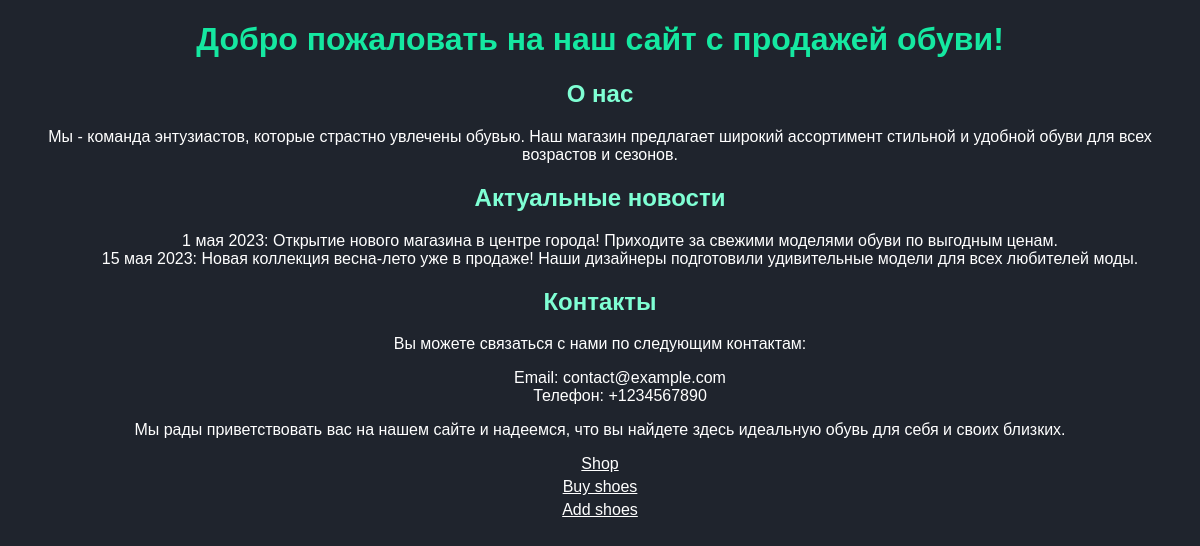
The page / on the database its author committed.
### tables this page shows
CREATE TABLE mainmenu(
id INTEGER PRIMARY KEY AUTOINCREMENT,
title TEXT NOT NULL,
url TEXT NOT NULL
);

### main.py (the view)
@app.route('/index')
@app.route('/')
def index():
    db_con = connect_db()
    dbase = DataBase(db_con)
    return render_template('index.html', title='Shoe Store', menu=dbase.get_objects('mainmenu'))

### DataBase.py (called while the page is built)
    def get_objects(self, table):
        sql = f'SELECT * FROM {table}'
        try:
            self._cur.execute(sql)
            res = self._cur.fetchall()
            if res:
                return res
        except IOError:
            print('Ошибка прочтения дазы банных')
        return []

### main.py (called while the page is built)
def connect_db():
    con = sq.connect(app.config['DATABASE'])
    con.row_factory = sq.Row
    return con

### templates/index.html (shortened to what this page needs)
{% extends 'base.html' %}
{% block content %}
{{ super() }}
<h1>Добро пожаловать на наш сайт с продажей обуви!</h1>
    <h2>О нас</h2>
    <p>
        Мы - команда энтузиастов, которые страстно увлечены обувью. Наш магазин предлагает широкий ассортимент стильной и удобной обуви для всех возрастов и сезонов.
    </p>
    <h2>Актуальные новости</h2>
    <ul>
        <li>1 мая 2023: Открытие нового магазина в центре города! Приходите за свежими моделями обуви по выгодным ценам.</li>
        <li>15 мая 2023: Новая коллекция весна-лето уже в продаже! Наши дизайнеры подготовили удивительные модели для всех любителей моды.</li>
    </ul>
    <h2>Контакты</h2>
    <p>Вы можете связаться с нами по следующим контактам:</p>
    <ul>
        <li>Email: contact@example.com</li>
        <li>Телефон: +1234567890</li>
    </ul>
    <p>
        Мы рады приветствовать вас на нашем сайте и надеемся, что вы найдете здесь идеальную обувь для себя и своих близких.
    </p>
{% endblock %}

### templates/base.html (shortened to what this page needs)
<!DOCTYPE html>
<html lang="en">
<head>
    <link rel="stylesheet" href="{{ url_for('static', filename='css/style.css') }}">
</head>
<body>
{% block content %}
    <div class="container">
{% endblock %}
        <ul class="menu">
        {% for m in menu %}
        <li>
            <a href="{{ m.url }}"> {{ m.title }} </a>
        </li>
        {% endfor %}
        </ul>
    </div>
</body>
</html>

### static/css/style.css (style rules this page uses)
:root { --bg-color: #1f242d; --second-bg-color: #323946; --text-color: #fff; --main-color: #7FFFD4; --second-main-color: #15E8A1; }
body { background-color: var(--bg-color); font-family: Arial, Helvetica, sans-serif; font-size: 16px; }
.container { width: 1110px; margin: 0 auto; padding: 0; text-align: center; color: var(--text-color); vertical-align: middle; }
h1 { color: var(--second-main-color) }
.container ul li { list-style: none; margin: 0; padding: 0; }
.container h2 { color: var(--main-color) }
.container a:link { text-align: center; color: var(--text-color); }
.container ul.menu { margin: 0; padding: 0; }
.container ul.menu li { margin: 5px; }
.container a { text-align: center; padding: 0; margin: 0; }

### rows shown on the page
mainmenu: title "Shop"
mainmenu: title "Buy shoes"
mainmenu: title "Add shoes"
